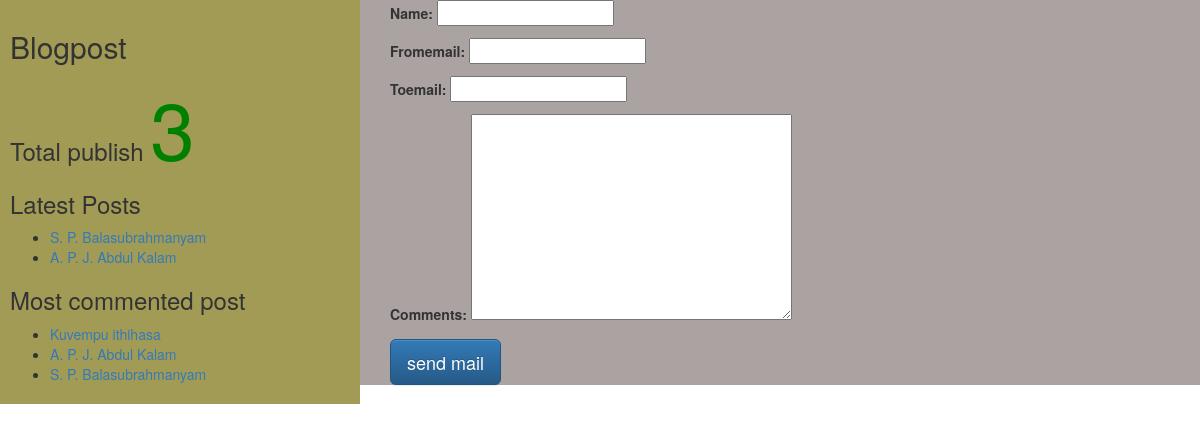
The app's page /2/share/ with its own data.
### App1/models.py (models this page shows, shortened)
class Post(models.Model):
	tags = TaggableManager()
	STATUS_CHOICE = (('draft','Draft'),('published','Published'))
	title = models.CharField(max_length=200)
	slug = models.SlugField(max_length=100, unique_for_date='publish')
	author = models.ForeignKey(User,related_name = 'blog_post',on_delete=models.CASCADE)
	body = models.TextField()
	publish = models.DateTimeField(default=timezone.now)
	created = models.DateTimeField(auto_now_add = True)
	updated = models.DateTimeField(auto_now = True)
	status = models.CharField(max_length=20,choices=STATUS_CHOICE, default='draft')
	objects = CustomManager()
	class Meta:
		ordering = ('-publish',)
	def get_absolute_url(self):
		return reverse('postdetail',args=[self.publish.year,self.publish.strftime('%m'),self.publish.strftime('%d'), self.slug])

### App1/views.py (the view, shortened to what this page needs)
# urls.py: url(r'^(?P<id>\d+)/share/$', views.mail_view),
def mail_view(request,id):
	post = get_object_or_404(Post,id=id,status='published')
	form = EmailForm()
	d = {'post':post,'form':form}
	return render(request,'App1/sharebymail.html',d)

### App1/forms.py
class EmailForm(forms.Form):
	name = forms.CharField()
	fromemail = forms.EmailField()
	toemail = forms.EmailField()
	comments = forms.CharField(required=False,widget=forms.Textarea)

### App1/models.py (called while the page is built)
	def get_queryset(self):
		return super().get_queryset().filter(status='published')

### App1/templatetags/customtag.py (called while the page is built)
@register.simple_tag
def total_posts():
	return Post.objects.count()

@register.inclusion_tag('App1/latest_post.html')
def latest_post(count=3):
	latest_posts=Post.objects.order_by('-publish')[:count]
	return {'latest_posts':latest_posts}

@register.simple_tag
def most_commented_post(count=3):
	return Post.objects.annotate(total_comments=Count('Comments')).order_by('-total_comments')[:count]

### templates/App1/sharebymail.html (shortened to what this page needs)
<!DOCTYPE html>
{%extends "App1/parent.html"%}
	{%block content_block%}
	<form method="post">
		{{form.as_p}}
		<input type="submit" class="btn btn-lg btn-primary" value="send mail">
	</form>
	{%endblock%}

### templates/App1/parent.html (shortened to what this page needs)
<!DOCTYPE html>
<html>
{%load customtag%}
<head>
<link rel="stylesheet" href="https://cdn.jsdelivr.net/npm/bootstrap@3.3.7/dist/css/bootstrap.min.css">
<link rel="stylesheet" href="https://cdn.jsdelivr.net/npm/bootstrap@3.3.7/dist/css/bootstrap-theme.min.css">
</head>
<body>
	<div class="content" style="width:70%; float:right; background-color:#AAA3A2;
	height:100%; padding:0 0 0 30px">
		{%block content_block%}
		{%endblock%}
	</div>
	<div class="sidebar" style="width:30%; float:left; background-color:#A29B56; height:100%;padding:10px 10px 10px 10px ">
		<h2>Blogpost</h2>
		<h3>Total publish
			<span style="color: green;font-size:80px;">
				{%total_posts%}
			</span>
			<h3>Latest Posts</h3>
			{%latest_post 2%}
		</h3>
		<h3>Most commented post</h3>
		{%most_commented_post as m%}
		<ul>
			{%for post in m%}
				<li><a href="{{post.get_absolute_url}}">{{post.title}}</a></li>
			{%endfor%}
		</ul>
	</div>
</body>
</html>

### templates/App1/latest_post.html (shortened to what this page needs)
<!DOCTYPE html>
<html>
<head>
</head>
<body>
	<ul>
	{%for post in latest_posts%}
		<li><a href="{{post.get_absolute_url}}">{{post.title}}</a></li>
		{%endfor%}
	</ul>
</body>
</html>

### records on screen
Post: title "S. P. Balasubrahmanyam"
Post: title "A. P. J. Abdul Kalam"
Post: title "Kuvempu ithihasa"
